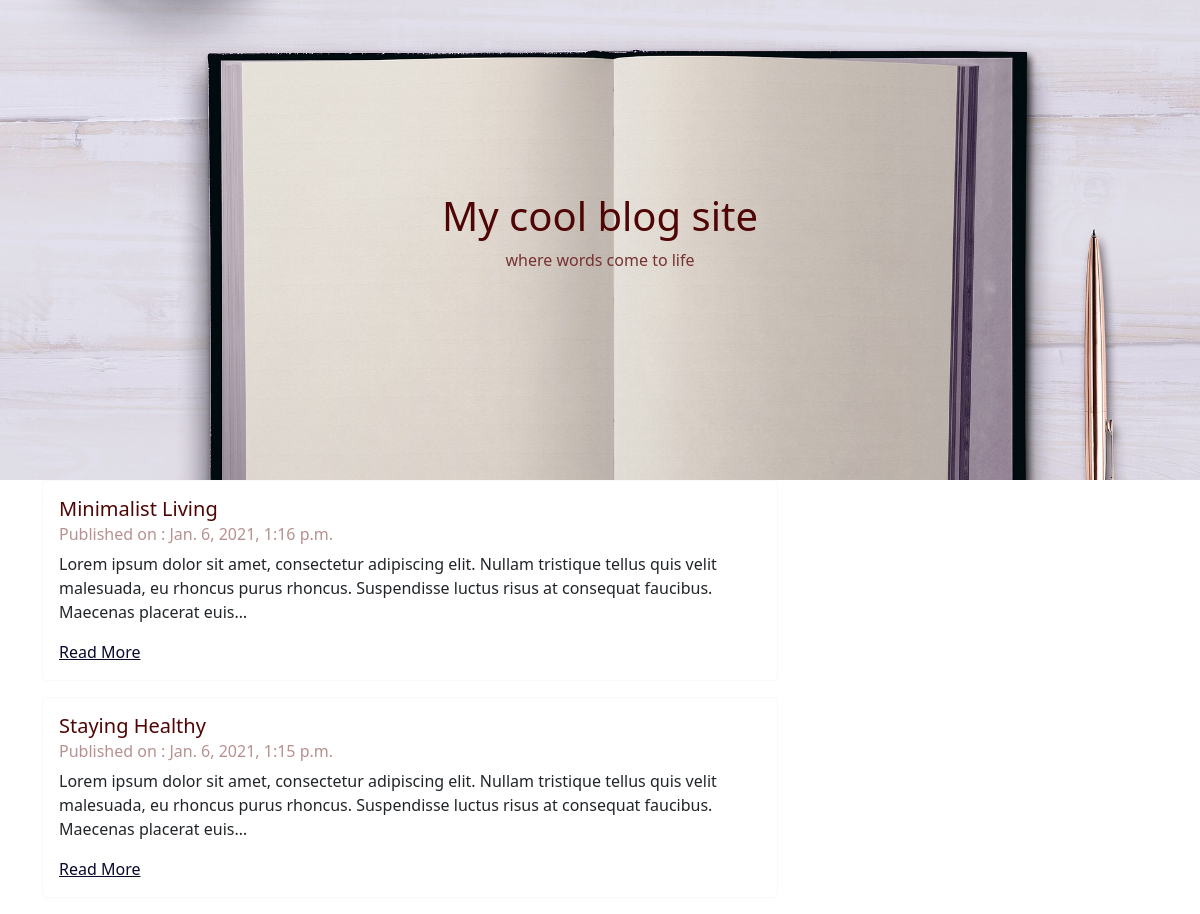
The page / on the database its author committed.
### blog/models.py (models this page shows, shortened)
class Post(models.Model):
    title = models.CharField(max_length=200)
    body = models.TextField()
    pub_date = models.DateTimeField('date published')
    cat_id = models.ForeignKey(Category, on_delete=models.CASCADE)

### blog/views.py (the view)
# urls.py: path('', views.index, name='index'),
def index(request):
    latest_posts_list = Post.objects.order_by('-pub_date')[:3]
    template = loader.get_template('blog/home.html')
    context = {
        'latest_posts_list' : latest_posts_list,
    }
    return HttpResponse(template.render(context, request))

### blog/templates/blog/home.html (shortened to what this page needs)
{% load static %}
<!doctype html>
<html lang="en">
  <head>
    <link href="https://cdn.jsdelivr.net/npm/bootstrap@5.0.0-beta1/dist/css/bootstrap.min.css" rel="stylesheet">
    <link rel="stylesheet"  href="{% static 'blog/style.css' %}">
  </head>
  <body>
    <header>
        <div class="hero-image">
            <div class="hero-text">
                <h1 class="txt-maroon">My cool blog site</h1>
                <p class="txt-light-maroon"> where words come to life</p>
            </div>
        </div>
    </header>
    <main>
        <div class="container ">
            <div class="row">
                    <div class="col-8">
                        {% if latest_posts_list %}
                            {% for post in latest_posts_list %}
                                <div class="card  border-light mb-3">
                                    <div class="card-body">
                                        <h5 class="card-title txt-maroon">{{ post.title }}</h5>
                                        <h6 class="card-subtitle mb-2  txt-light-maroon2">Published on : {{post.pub_date}}</h6>
                                        <p class="card-text">{{ post.body |truncatechars:"200" }}</p>
                                        <a href="/{{ post.id }}/" class="card-link txt-blue text-capitalize">read more</a>
                                    </div>
                                </div>
                            {% endfor %}
                        {% else %}
                            <p>No posts are available.</p>
                        {% endif %}
                    </div>
            </div>
        </div>
    </main>
  </body>
</html>

### blog/static/blog/style.css (style rules this page uses)
.txt-maroon { color: #4f0505; }
.txt-light-maroon { color: #763131; }
.txt-light-maroon2 { color: #b89090; }
.txt-blue { color: #08082f; }
.hero-image { background-image:url("images/bg-hero.jpg"); height: 60vh; background-position: center; background-repeat: no-repeat; background-size: cover; position: relative; }
.hero-text { text-align: center; position: absolute; top: 50%; left: 50%; transform: translate(-50%, -50%); }

### rows shown on the page
Post: title "Minimalist Living", pub_date "Jan. 6, 2021, 1:16 p.m.", body "Lorem ipsum dolor sit amet, consectetur adipiscing elit. Nullam tristique tellus quis velit malesuada, eu rhoncus purus rhoncus. Suspendisse luctus risus at consequat faucibus. Maecenas placerat euis…"
Post: title "Staying Healthy", pub_date "Jan. 6, 2021, 1:15 p.m.", body "Lorem ipsum dolor sit amet, consectetur adipiscing elit. Nullam tristique tellus quis velit malesuada, eu rhoncus purus rhoncus. Suspendisse luctus risus at consequat faucibus. Maecenas placerat euis…"
